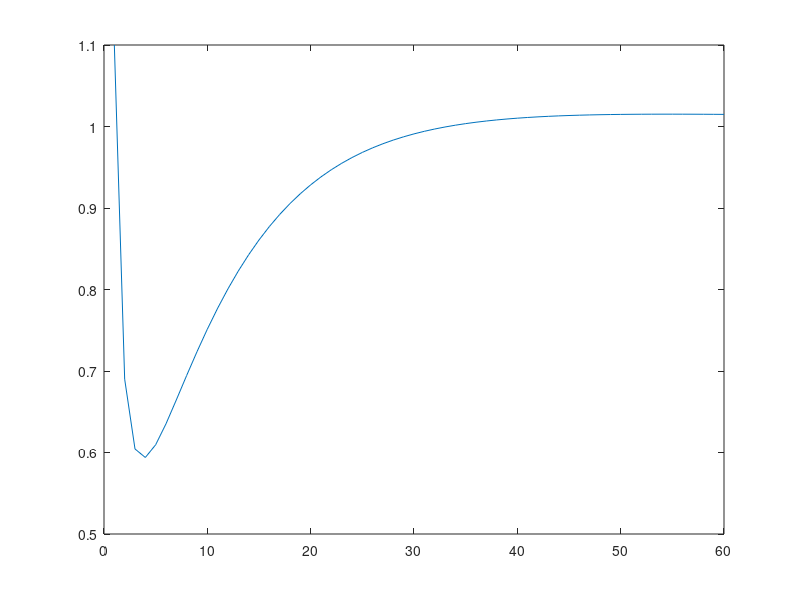

Here is the MATLAB script that generated this plot:
clear;clc
x=1:1:60;
y=(x+1)./x-(0.9).^x;
plot(x,y)
A = [1/4 1/3 1/2;
    1/5 1/4 1/3;
    1/3 1/2 1];
B = [1/2;
    0.4;
    1];
X = A\B;
disp(X)